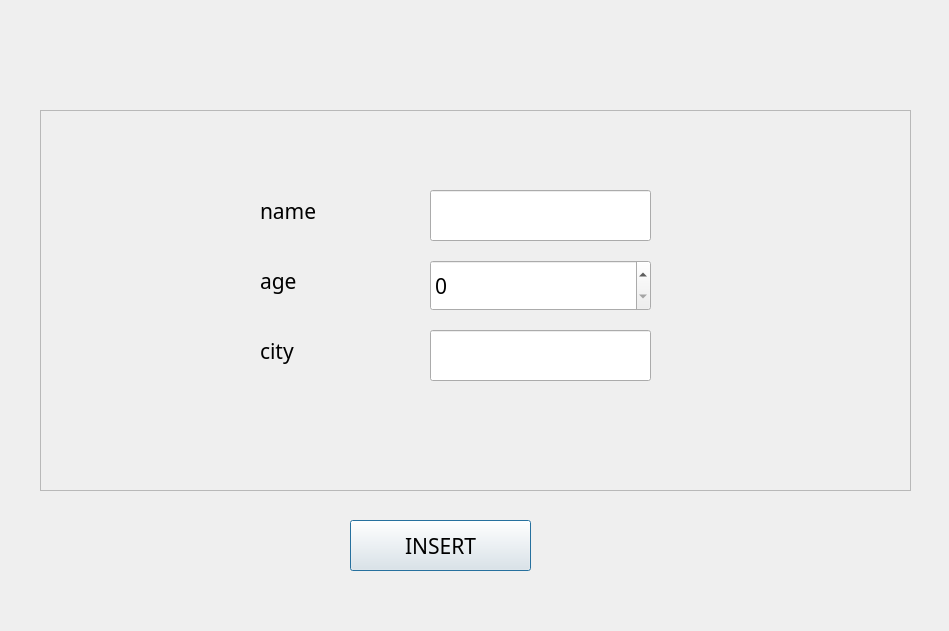
<?xml version="1.0" encoding="UTF-8"?>
<ui version="4.0">
 <class>Dialog</class>
 <widget class="QDialog" name="Dialog">
  <property name="geometry">
   <rect>
    <x>0</x>
    <y>0</y>
    <width>949</width>
    <height>631</height>
   </rect>
  </property>
  <property name="font">
   <font>
    <family>굴림</family>
    <pointsize>16</pointsize>
   </font>
  </property>
  <property name="windowTitle">
   <string>Dialog</string>
  </property>
  <widget class="QPushButton" name="submitButton">
   <property name="geometry">
    <rect>
     <x>350</x>
     <y>520</y>
     <width>181</width>
     <height>51</height>
    </rect>
   </property>
   <property name="text">
    <string>INSERT</string>
   </property>
  </widget>
  <widget class="QFrame" name="frame">
   <property name="geometry">
    <rect>
     <x>40</x>
     <y>110</y>
     <width>871</width>
     <height>381</height>
    </rect>
   </property>
   <property name="frameShape">
    <enum>QFrame::StyledPanel</enum>
   </property>
   <property name="frameShadow">
    <enum>QFrame::Raised</enum>
   </property>
   <widget class="QLineEdit" name="nameLineEdit">
    <property name="geometry">
     <rect>
      <x>390</x>
      <y>80</y>
      <width>221</width>
      <height>51</height>
     </rect>
    </property>
   </widget>
   <widget class="QLabel" name="label">
    <property name="geometry">
     <rect>
      <x>220</x>
      <y>80</y>
      <width>131</width>
      <height>41</height>
     </rect>
    </property>
    <property name="text">
     <string>name</string>
    </property>
   </widget>
   <widget class="QLabel" name="label_2">
    <property name="geometry">
     <rect>
      <x>220</x>
      <y>150</y>
      <width>131</width>
      <height>41</height>
     </rect>
    </property>
    <property name="text">
     <string>age</string>
    </property>
   </widget>
   <widget class="QLineEdit" name="cityLineEdit">
    <property name="geometry">
     <rect>
      <x>390</x>
      <y>220</y>
      <width>221</width>
      <height>51</height>
     </rect>
    </property>
   </widget>
   <widget class="QLabel" name="label_3">
    <property name="geometry">
     <rect>
      <x>220</x>
      <y>220</y>
      <width>131</width>
      <height>41</height>
     </rect>
    </property>
    <property name="text">
     <string>city</string>
    </property>
   </widget>
   <widget class="QSpinBox" name="ageSpinBox">
    <property name="geometry">
     <rect>
      <x>390</x>
      <y>150</y>
      <width>221</width>
      <height>51</height>
     </rect>
    </property>
   </widget>
  </widget>
 </widget>
 <resources/>
 <connections/>
</ui>
